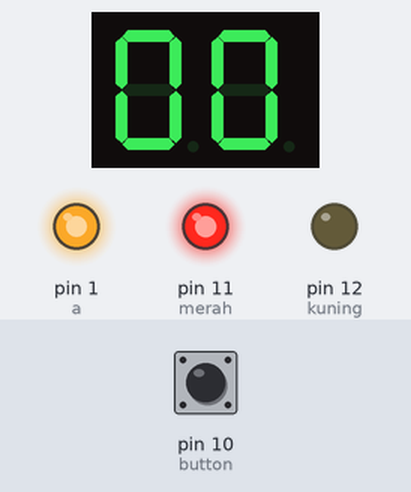
Simulated run of this sketch. Board: Arduino Uno, built with avr-gcc and run on an emulated ATmega328P. On the bench: 2-digit seven-segment display, output pins drawn as LEDs (lit = HIGH). Wiring (inferred from the names in the program): 2-digit 7-segment display, segments lit when HIGH: segments pin 2, pin 3, pin 4, pin 5, pin 6, pin 7, pin 13; digit selects pin 8, pin 9. The test bench sets the inputs (shaded band); at power-on: pin 10 (button) HIGH. The segment pins are drawn as the display they are named for; pins used as bus, display or sensor lines are not drawn.

Above: at 1.0 s.
At 14.8 s:
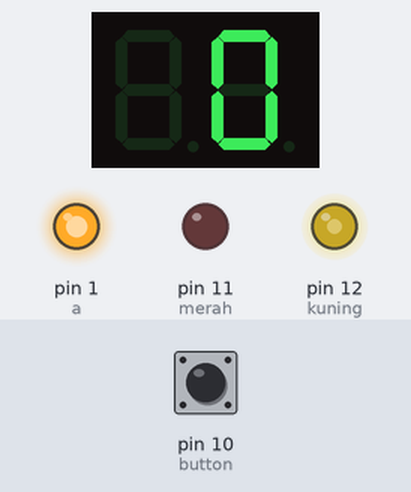
At 15.49 s:
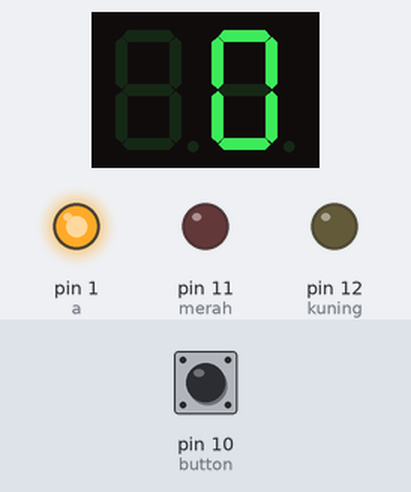
At 28.4 s:
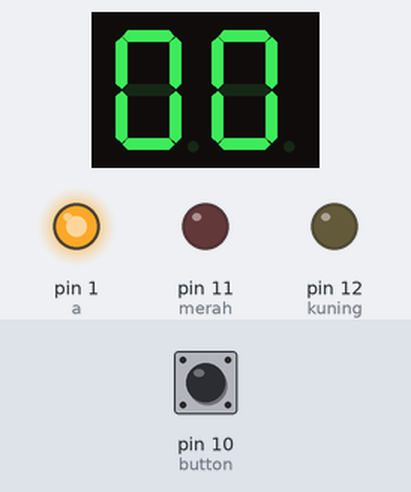
Timing chart, 0 to 38.8 s (numbered marks = the images above):
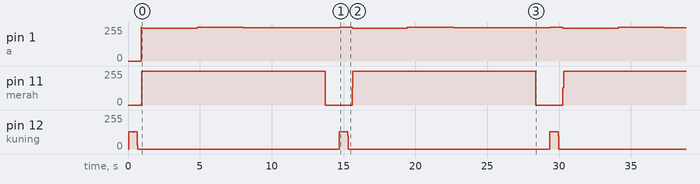

Measured:
- by itself, pin 11 (merah): alternates 255/255 for 12.8 s and 0/255 for 1.9 s
- what the display in image 0 shows lasts 13.7 s, from 1.0 s to 14.7 s
- what the display in image 1 shows lasts 1.0 s, from 14.7 s to 15.7 s

The sketch:

sketch.ino
```cpp
int a=1;
int b=2;
int c=3;
int d=4;
int e=5;
int f=6;
int g=7;
int dg1=8;
int dg2=9;
int button=10;
int merah=11;
int kuning=12;
int hijau=13;
void setup() {
  // put your setup code here, to run once:
pinMode(a, OUTPUT);
pinMode(b, OUTPUT);
pinMode(c, OUTPUT);
pinMode(d, OUTPUT);
pinMode(e, OUTPUT);
pinMode(f, OUTPUT);
pinMode(g, OUTPUT);
pinMode(dg1, OUTPUT);
pinMode(dg2, OUTPUT);
pinMode(button, INPUT);
pinMode(merah, OUTPUT);
pinMode(kuning, OUTPUT);
pinMode(hijau, OUTPUT);
}

void loop() {
  // put your main code here, to run repeatedly:
 int button1;
  button1 = digitalRead(button);
    if (button1 == LOW){

    lampuhijau();

    }
    button1 = digitalRead(button);
  if (button1 == HIGH){


for (int n = 0; n <300; n++){
  traffic();
  stoptraffic();
}
for (int n = 0; n <300; n++){
  traffic2();
  stoptraffic();
}
for (int n = 0; n <300; n++){
  dig2();
  number2();
  stop();
  dig1();
  number0();
  lampumerah();
  stop();
}
for (int n = 0; n <300; n++){
  dig2();
  number1();
  stop();
  dig1();
  number9();
  stop();
}
for (int n = 0; n <300; n++){
  dig2();
  number1();
  stop();
  dig1();
  number8();
  stop();
}
for (int n = 0; n <300; n++){
  dig2();
  number1();
  stop();
  dig1();
  number7();
  stop();
}
for (int n = 0; n <300; n++){
  dig2();
  number1();
  stop();
  dig1();
  number6();
  stop();
}
for (int n = 0; n <300; n++){
  dig2();
  number1();
  stop();
  dig1();
  number5();
  stop();
}
for (int n = 0; n <300; n++){
  dig2();
  number1();
  stop();
  dig1();
  number4();
  stop();
}
for (int n = 0; n <300; n++){
  dig2();
  number1();
  stop();
  dig1();
  number3();
  stop();
}
for (int n = 0; n <300; n++){
  dig2();
  number1();
  stop();
  dig1();
  number2();
  stop();
}
for (int n = 0; n <300; n++){
  dig2();
  number1();
  stop();
  dig1();
  number1();
  stop();
}
for (int n = 0; n <300; n++){
  dig2();
  number1();
  stop();
  dig1();
  number0();
  stop();
}
for (int n = 0; n <300; n++){
  dig2();
  number0();
  stop();
  dig1();
  number9();
  stop();
}
for (int n = 0; n <300; n++){
  dig2();
  number0();
  stop();
  dig1();
  number8();
  stop();
}
for (int n = 0; n <300; n++){
  dig2();
  number0();
  stop();
  dig1();
  number7();
  stop();
}
for (int n = 0; n <300; n++){
  dig2();
  number0();
  stop();
  dig1();
  number6();
  stop();
}
for (int n = 0; n <300; n++){
  dig2();
  number0();
  stop();
  dig1();
  number5();
  stop();
}
for (int n = 0; n <300; n++){
  dig2();
  number0();
  stop();
  dig1();
  number4();
  stop();
}
for (int n = 0; n <300; n++){
  dig2();
  number0();
  stop();
  dig1();
  number3();
  stop();
}
for (int n = 0; n <300; n++){
  dig2();
  number0();
  stop();
  dig1();
  number2();
  stop();
}
for (int n = 0; n <300; n++){
  dig2();
  number0();
  stop();
  dig1();
  number1();
  stop();
}
for (int n = 0; n <300; n++){
  dig2();
  number0();
  stop();
  dig1();
  number0();
  stop();
  stoptraffic();
}

  }
}

void number0(){
  digitalWrite(a, LOW);
  digitalWrite(b, LOW);
  digitalWrite(c, LOW);
  digitalWrite(d, LOW);
  digitalWrite(e, LOW);
  digitalWrite(f, LOW);
  digitalWrite(g, HIGH);
}
void number1(){
  digitalWrite(a, HIGH);
  digitalWrite(b, LOW);
  digitalWrite(c, LOW);
  digitalWrite(d, HIGH);
  digitalWrite(e, HIGH);
  digitalWrite(f, HIGH);
  digitalWrite(g, HIGH);
}
void number2(){
       digitalWrite(a, LOW);
      digitalWrite(b, LOW);
      digitalWrite(g, LOW);
      digitalWrite(e, LOW);
      digitalWrite(d, LOW);
      digitalWrite(c, HIGH);
      digitalWrite(f, HIGH);
}
void number3(){
       digitalWrite(a, LOW);
      digitalWrite(b, LOW);
      digitalWrite(g, LOW);
      digitalWrite(c, LOW);
      digitalWrite(d, LOW);
      digitalWrite(e, HIGH);
      digitalWrite(f, HIGH);

}
void number4(){
        digitalWrite(f, LOW);
      digitalWrite(g, LOW);
      digitalWrite(b, LOW);
      digitalWrite(c, LOW);
      digitalWrite(a, HIGH);
      digitalWrite(d, HIGH);
      digitalWrite(e, HIGH);
}
void number5(){
      digitalWrite(a, LOW);
      digitalWrite(f, LOW);
      digitalWrite(g, LOW);
      digitalWrite(c, LOW);
      digitalWrite(d, LOW);
      digitalWrite(b, HIGH);
      digitalWrite(e, HIGH);
}
void number6(){
      digitalWrite(a, LOW);
      digitalWrite(f, LOW);
      digitalWrite(g, LOW);
      digitalWrite(c, LOW);
      digitalWrite(d, LOW);
      digitalWrite(e, LOW);
      digitalWrite(b, HIGH);
}
void number7(){
      digitalWrite(a, LOW);
      digitalWrite(b, LOW);
      digitalWrite(c, LOW);
      digitalWrite(d, HIGH);
      digitalWrite(e, HIGH);
      digitalWrite(f, HIGH);
      digitalWrite(g, HIGH);

}
void number8(){
        digitalWrite(a, LOW);
      digitalWrite(b, LOW);
      digitalWrite(c, LOW);
      digitalWrite(d, LOW);
      digitalWrite(e, LOW);
      digitalWrite(f, LOW);
      digitalWrite(g, LOW);
}
void number9(){
      digitalWrite(a, LOW);
      digitalWrite(b, LOW);
      digitalWrite(c, LOW);
      digitalWrite(d, LOW);
      digitalWrite(f, LOW);
      digitalWrite(g, LOW);
      digitalWrite(e, HIGH);
}
void dig1(){
  digitalWrite(dg1, LOW);
  digitalWrite(dg2, HIGH);
}
void dig2(){
  digitalWrite(dg1, HIGH);
  digitalWrite(dg2, LOW);

}
void stop(){
        digitalWrite(a, HIGH);
      digitalWrite(b, HIGH);
      digitalWrite(c, HIGH);
      digitalWrite(d, HIGH);
      digitalWrite(e, HIGH);
      digitalWrite(f, HIGH);
      digitalWrite(g, HIGH);
delay(1);
}
void traffic(){
  digitalWrite(merah, LOW);
  digitalWrite(kuning, HIGH);
  digitalWrite(hijau, LOW);
  delay(1);
  digitalWrite(hijau,LOW);
  digitalWrite(merah, LOW);
  digitalWrite(kuning, LOW);
}
void traffic2(){
  digitalWrite(merah, HIGH);
  digitalWrite(kuning, LOW);
  digitalWrite(hijau, LOW);
}
void lampumerah(){
  digitalWrite(merah, HIGH);
  digitalWrite(kuning, LOW);
  digitalWrite(hijau, LOW);
}
void stoptraffic(){
  digitalWrite(merah, LOW);
  digitalWrite(kuning, LOW);
  digitalWrite(hijau, LOW);
  delay(1);
}
void lampuhijau(){
  digitalWrite(merah, LOW);
  digitalWrite(kuning, LOW);
  digitalWrite(hijau, HIGH);
  delay(500);
  digitalWrite(merah, LOW);
  digitalWrite(kuning, LOW);
  digitalWrite(hijau,LOW);
  delay(500);
    digitalWrite(merah, LOW);
  digitalWrite(kuning, LOW);
  digitalWrite(hijau, HIGH);
  delay(500);
}
```
